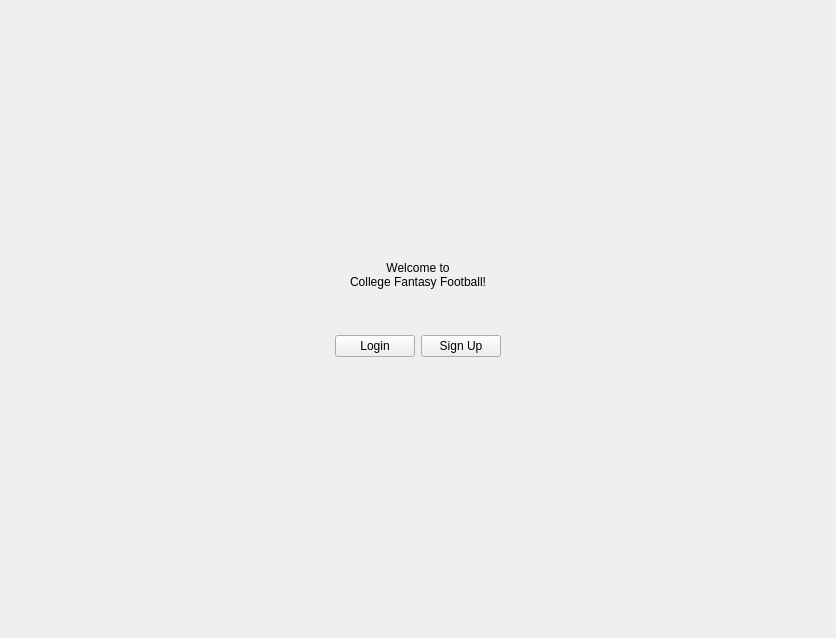
<?xml version="1.0" encoding="UTF-8"?>
<ui version="4.0">
 <class>MainWindow</class>
 <widget class="QMainWindow" name="MainWindow">
  <property name="geometry">
   <rect>
    <x>0</x>
    <y>0</y>
    <width>836</width>
    <height>638</height>
   </rect>
  </property>
  <property name="windowTitle">
   <string>Team Tau Fantasy Football</string>
  </property>
  <widget class="QWidget" name="centralwidget">
   <layout class="QGridLayout" name="gridLayout">
    <item row="1" column="2">
     <spacer name="horizontalSpacer_2">
      <property name="orientation">
       <enum>Qt::Horizontal</enum>
      </property>
      <property name="sizeHint" stdset="0">
       <size>
        <width>40</width>
        <height>20</height>
       </size>
      </property>
     </spacer>
    </item>
    <item row="3" column="1">
     <spacer name="verticalSpacer">
      <property name="orientation">
       <enum>Qt::Vertical</enum>
      </property>
      <property name="sizeHint" stdset="0">
       <size>
        <width>20</width>
        <height>40</height>
       </size>
      </property>
     </spacer>
    </item>
    <item row="1" column="1">
     <layout class="QVBoxLayout" name="verticalLayout">
      <item>
       <widget class="QLabel" name="welcome_label">
        <property name="styleSheet">
         <string notr="true">font: 32pt &quot;Ubuntu&quot;;
</string>
        </property>
        <property name="text">
         <string>Welcome to 
College Fantasy Football!</string>
        </property>
        <property name="alignment">
         <set>Qt::AlignCenter</set>
        </property>
       </widget>
      </item>
      <item>
       <spacer name="verticalSpacer_3">
        <property name="orientation">
         <enum>Qt::Vertical</enum>
        </property>
        <property name="sizeType">
         <enum>QSizePolicy::Fixed</enum>
        </property>
        <property name="sizeHint" stdset="0">
         <size>
          <width>20</width>
          <height>40</height>
         </size>
        </property>
       </spacer>
      </item>
      <item>
       <layout class="QHBoxLayout" name="horizontalLayout">
        <property name="sizeConstraint">
         <enum>QLayout::SetDefaultConstraint</enum>
        </property>
        <item>
         <widget class="QPushButton" name="login_button">
          <property name="sizePolicy">
           <sizepolicy hsizetype="Fixed" vsizetype="Fixed">
            <horstretch>0</horstretch>
            <verstretch>0</verstretch>
           </sizepolicy>
          </property>
          <property name="text">
           <string>Login</string>
          </property>
         </widget>
        </item>
        <item>
         <widget class="QPushButton" name="sign_up_button">
          <property name="sizePolicy">
           <sizepolicy hsizetype="Fixed" vsizetype="Fixed">
            <horstretch>0</horstretch>
            <verstretch>0</verstretch>
           </sizepolicy>
          </property>
          <property name="text">
           <string>Sign Up</string>
          </property>
         </widget>
        </item>
       </layout>
      </item>
     </layout>
    </item>
    <item row="0" column="1">
     <spacer name="verticalSpacer_2">
      <property name="orientation">
       <enum>Qt::Vertical</enum>
      </property>
      <property name="sizeHint" stdset="0">
       <size>
        <width>20</width>
        <height>40</height>
       </size>
      </property>
     </spacer>
    </item>
    <item row="1" column="0">
     <spacer name="horizontalSpacer">
      <property name="orientation">
       <enum>Qt::Horizontal</enum>
      </property>
      <property name="sizeHint" stdset="0">
       <size>
        <width>40</width>
        <height>20</height>
       </size>
      </property>
     </spacer>
    </item>
    <item row="2" column="1" alignment="Qt::AlignHCenter">
     <widget class="QLabel" name="error_label">
      <property name="text">
       <string/>
      </property>
     </widget>
    </item>
   </layout>
  </widget>
 </widget>
 <resources/>
 <connections/>
</ui>
